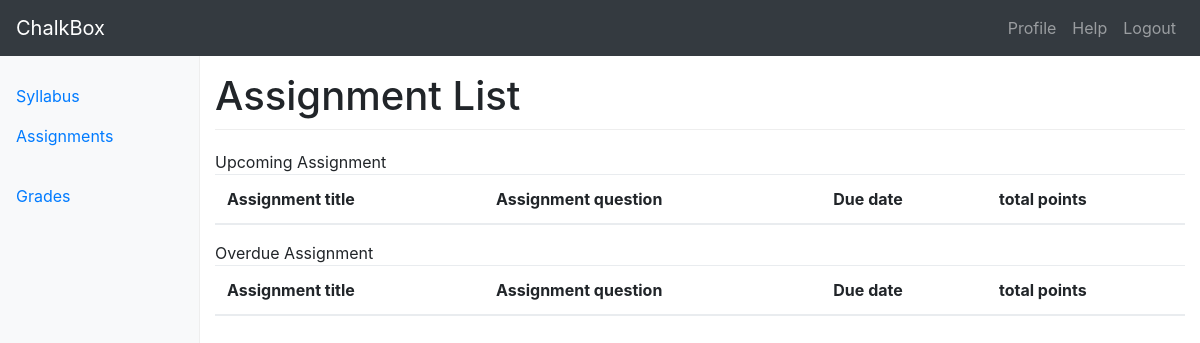
The app's page /courses/2/assignments/, older data.
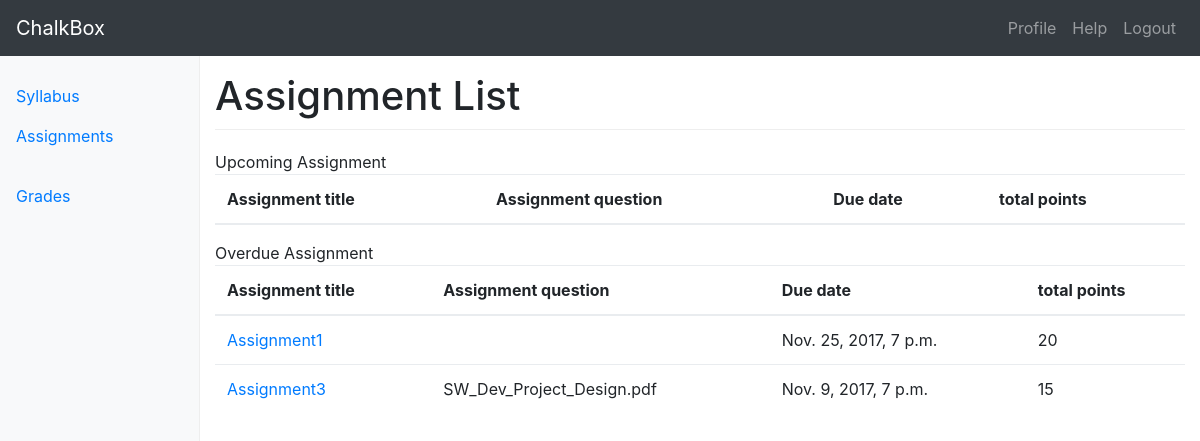
The same page, newer data.
### assignments/models.py (models this page shows, shortened)
class Assignment(models.Model):
	title = models.CharField(max_length=120)
	due_date = models.DateTimeField()
	total_points	= models.IntegerField()
	assigment_description = models.TextField(blank=True)
	updated     = models.DateTimeField(auto_now=True)
	timestamp   = models.DateTimeField(auto_now_add=True)
	question	= models.FileField(null=True, blank=True)
	def is_past_due(self):
		return timezone.now() > self.due_date

### assignments/views.py (the view)
def assignment_home(request, cid=None):
	course = Course(id=cid)
	all_assignment = course.assignments.all().order_by('due_date')
	upcoming_assignment = set()
	overdue_assignment = set()
	for c in all_assignment:
		if c.is_past_due() is False:
			upcoming_assignment.add(c)
		else:
			overdue_assignment.add(c)
	context = {
		"upcoming_assignment": upcoming_assignment,
		"overdue_assignment": overdue_assignment,
		"title": "Assignment List",
		"id": course.id,
	}
	if request.user.is_staff == True:
		return render(request, "assignment_home.html", context)
	else:
		return render(request, "assignment_home_student.html", context)

### templates/assignment_home_student.html (shortened to what this page needs)
{% extends "base_navbar.html" %}
{% block content %}
<div class="container-fluid">
  <div class="row">
	{% include "side_bar.html" with cid=id %}
    <main role="main" class="col-sm-9 ml-sm-auto col-md-10 pt-3">
	<h1>{{ title }}</h1>
	<caption> Upcoming Assignment </caption>
	<table class="table">
		<thead>
		    <tr>
		      <th scope="col">Assignment title</th>
		      <th scope="col">Assignment question</th>
		      <th scope="col">Due date</th>
		      <th scope="col">total points</th>
		    </tr>
		</thead>
	</table>
	<caption> Overdue Assignment </caption>
	<table class="table">
		<thead>
		    <tr>
		      <th scope="col">Assignment title</th>
		      <th scope="col">Assignment question</th>
		      <th scope="col">Due date</th>
		      <th scope="col">total points</th>
		    </tr>
		</thead>
		<tbody>
	       	{% for obj in overdue_assignment %}
			    <tr>
			      <td><a href='{% url "courses:assignments:assignment_detail" cid=id aid=obj.id %}'>{{ obj.title }}</a></td>
			      {% if obj.question %}
			      	<td>{{ obj.question }}</td>
			      {% else %}
			      	<td></td>
			      {% endif %}
			      <td>{{ obj.due_date }}</td>
			      <td>{{ obj.total_points }}</td>
			    </tr>
	       	{% endfor %}
       	</tbody>
	</table>
    </main>
  </div>
</div>
{% endblock %}

Row changes from the older to the newer data that the page shows:
now on this page (row edited): Assignment: title "Assignment1", due_date "Nov. 25, 2017, 7 p.m.", total_points "20"
added Assignment: title "Assignment3", question "SW_Dev_Project_Design.pdf", due_date "Nov. 9, 2017, 7 p.m.", total_points "15"
